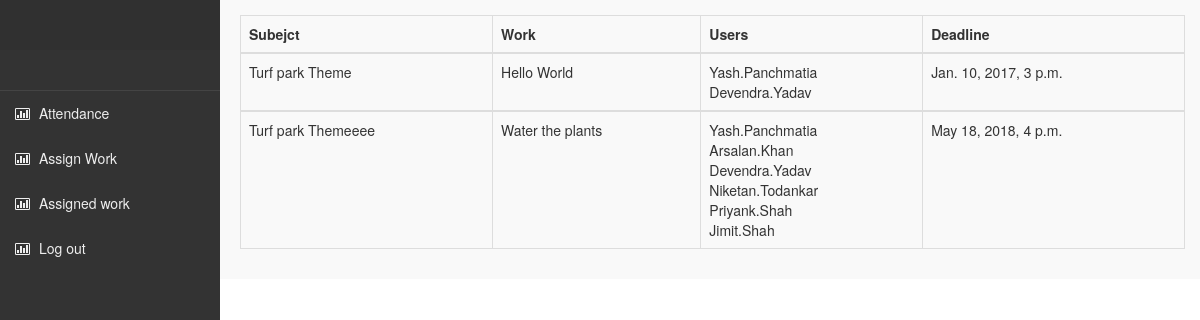
Page /work/ (signed in) on the committed database.
### BBproj/models.py (models this page shows, shortened)
class Subject(models.Model):
    Subject_name=models.CharField(max_length=100)

class Work(models.Model):
    userpp=models.ManyToManyField(User,null=True,related_name='userpp')
    Subject = models.ForeignKey(Subject,max_length=100 ,related_name='subworks',on_delete=models.CASCADE)
    text = models.CharField(max_length=100,null=True)
    deadline = models.DateTimeField(null=True)

### BBproj/views.py (the view, shortened to what this page needs)
# urls.py: url(r'^work/$' , views.work, name = 'work'),
@cache_control(no_cache=True, must_revalidate=True, no_store=True)
@login_required
def work(request):
    users = User.objects.all()
    S = Subject.objects.all()
    return render(request, 'BBproj/work.html', {'users': users, 'Subjects': S})

### BBproj/templates/BBproj/work.html (shortened to what this page needs)
{% extends 'BBproj/admin.html' %}
{% load staticfiles %}
{% block content %}
<table class="table table-bordered">
  <thead>
    <tr>
      <th>Subejct</th>
      <th>Work</th>
      <th>Users</th>
      <th>Deadline</th>
    </tr>
  </thead>
        {% for Sub in Subjects %}
  <tbody>
            {%for text in Sub.subworks.all %}
                <tr>
                    {% ifchanged %}
                    <td rowspan="{{ Sub.subworks.all.count }}">{{Sub.Subject_name}}</td>
                    {% endifchanged %}
                    <td>{{text.text|safe}}</td>
                    <td>{%for users in text.userpp.all %}
                            {{users}}
                            <br>
                        {% endfor %}
                    </td>
                    <td>{{text.deadline}}</td>
                </tr>
            {% endfor %}
        {% endfor%}
</tbody>
</table>
</section>
{% endblock %}

### BBproj/static/css/AdminLTE.css (style rules this page uses)
html, body { overflow-x: hidden!important; font-family: 'Source Sans Pro', sans-serif; -webkit-font-smoothing: antialiased; min-height: 100%; background: #f9f9f9; }

### rows in the picture
Subject: Subject_name "Turf park Theme"
Work: text "Hello World", deadline "Jan. 10, 2017, 3 p.m."
Subject: Subject_name "Turf park Themeeee"
Work: text "Water the plants", deadline "May 18, 2018, 4 p.m."

### other values in the picture
{{ users }} "Yash.Panchmatia"
{{ users }} "Devendra.Yadav"
{{ users }} "Arsalan.Khan"
{{ users }} "Niketan.Todankar"
{{ users }} "Priyank.Shah"
{{ users }} "Jimit.Shah"
